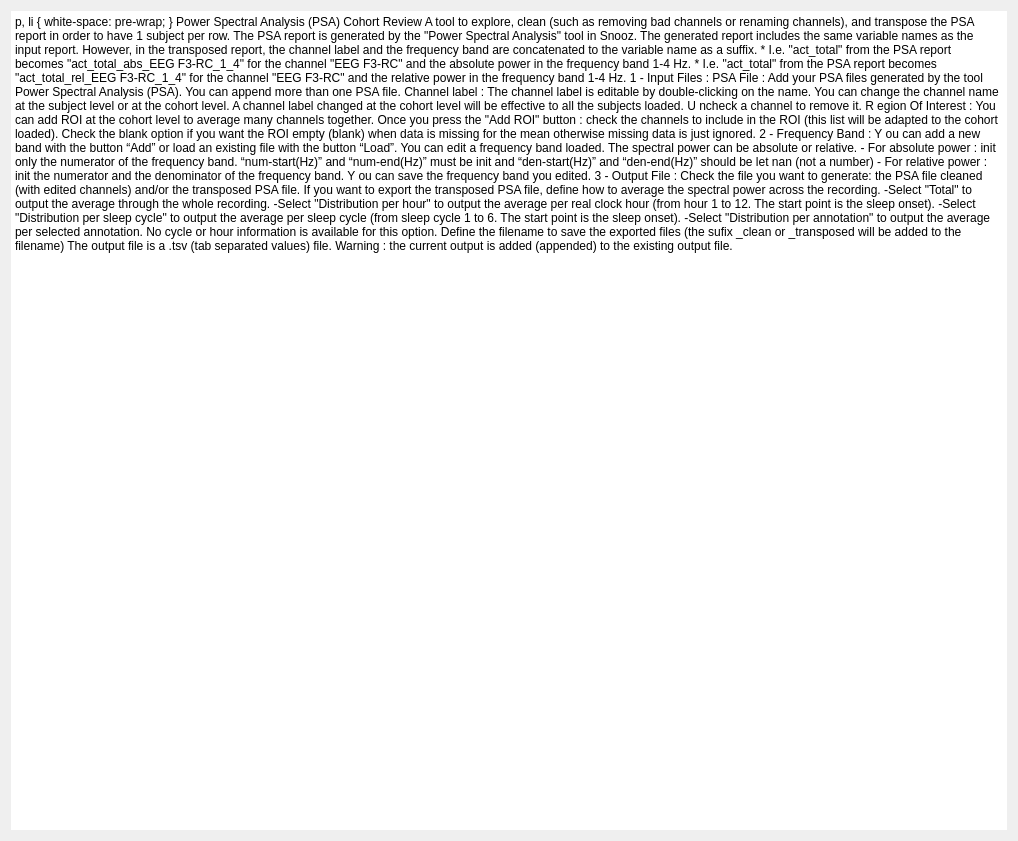
<?xml version="1.0" encoding="UTF-8"?>
<ui version="4.0">
 <class>IntroStep</class>
 <widget class="QWidget" name="IntroStep">
  <property name="geometry">
   <rect>
    <x>0</x>
    <y>0</y>
    <width>1018</width>
    <height>841</height>
   </rect>
  </property>
  <property name="windowTitle">
   <string/>
  </property>
  <property name="styleSheet">
   <string>font: 12pt &quot;Roboto&quot;;</string>
  </property>
  <layout class="QHBoxLayout" name="horizontalLayout">
   <item>
    <widget class="QTextEdit" name="textEdit">
     <property name="frameShape">
      <enum>QFrame::HLine</enum>
     </property>
     <property name="frameShadow">
      <enum>QFrame::Plain</enum>
     </property>
     <property name="lineWidth">
      <number>0</number>
     </property>
     <property name="readOnly">
      <bool>true</bool>
     </property>
     <property name="html">
      <string>&lt;!DOCTYPE HTML PUBLIC &quot;-//W3C//DTD HTML 4.0//EN&quot; &quot;http://www.w3.org/TR/REC-html40/strict.dtd&quot;&gt;
&lt;html&gt;&lt;head&gt;&lt;meta name=&quot;qrichtext&quot; content=&quot;1&quot; /&gt;&lt;style type=&quot;text/css&quot;&gt;
p, li { white-space: pre-wrap; }
&lt;/style&gt;&lt;/head&gt;&lt;body style=&quot; font-family:'Roboto'; font-size:12pt; font-weight:400; font-style:normal;&quot;&gt;
&lt;p style=&quot;-qt-paragraph-type:empty; margin-top:0px; margin-bottom:0px; margin-left:0px; margin-right:0px; -qt-block-indent:0; text-indent:0px;&quot;&gt;&lt;br /&gt;&lt;/p&gt;
&lt;p style=&quot; margin-top:0px; margin-bottom:0px; margin-left:0px; margin-right:0px; -qt-block-indent:0; text-indent:0px;&quot;&gt;&lt;span style=&quot; font-weight:600;&quot;&gt;Power Spectral Analysis (PSA) Cohort Review&lt;/span&gt;&lt;/p&gt;
&lt;p style=&quot;-qt-paragraph-type:empty; margin-top:0px; margin-bottom:0px; margin-left:0px; margin-right:0px; -qt-block-indent:0; text-indent:0px; font-weight:600;&quot;&gt;&lt;br /&gt;&lt;/p&gt;
&lt;p style=&quot; margin-top:0px; margin-bottom:0px; margin-left:0px; margin-right:0px; -qt-block-indent:0; text-indent:0px;&quot;&gt;A tool to explore, clean (such as removing bad channels or renaming channels), &lt;br /&gt;and transpose the PSA report in order to have 1 subject per row.&lt;/p&gt;
&lt;p style=&quot; margin-top:0px; margin-bottom:0px; margin-left:0px; margin-right:0px; -qt-block-indent:0; text-indent:0px;&quot;&gt;The PSA report is generated by the &amp;quot;Power Spectral Analysis&amp;quot; tool in Snooz.&lt;/p&gt;
&lt;p style=&quot;-qt-paragraph-type:empty; margin-top:0px; margin-bottom:0px; margin-left:0px; margin-right:0px; -qt-block-indent:0; text-indent:0px;&quot;&gt;&lt;br /&gt;&lt;/p&gt;
&lt;p style=&quot; margin-top:0px; margin-bottom:0px; margin-left:0px; margin-right:0px; -qt-block-indent:0; text-indent:0px;&quot;&gt;The generated report includes the same variable names as the input report. &lt;/p&gt;
&lt;p style=&quot; margin-top:0px; margin-bottom:0px; margin-left:0px; margin-right:0px; -qt-block-indent:0; text-indent:0px;&quot;&gt;However, in the transposed report, the channel label and the frequency band &lt;br /&gt;are concatenated to the variable name as a suffix.  &lt;/p&gt;
&lt;p style=&quot; margin-top:0px; margin-bottom:0px; margin-left:0px; margin-right:0px; -qt-block-indent:0; text-indent:0px;&quot;&gt;   &lt;/p&gt;
&lt;p style=&quot; margin-top:0px; margin-bottom:0px; margin-left:0px; margin-right:0px; -qt-block-indent:0; text-indent:0px;&quot;&gt;   * I.e. &amp;quot;act_total&amp;quot; from the PSA report becomes &amp;quot;act_total_abs_EEG F3-RC_1_4&amp;quot; &lt;br /&gt;      for the channel &amp;quot;EEG F3-RC&amp;quot; and the absolute power in the frequency band 1-4 Hz. &lt;/p&gt;
&lt;p style=&quot; margin-top:0px; margin-bottom:0px; margin-left:0px; margin-right:0px; -qt-block-indent:0; text-indent:0px;&quot;&gt;   * I.e. &amp;quot;act_total&amp;quot; from the PSA report becomes &amp;quot;act_total_rel_EEG F3-RC_1_4&amp;quot; &lt;/p&gt;
&lt;p style=&quot; margin-top:0px; margin-bottom:0px; margin-left:0px; margin-right:0px; -qt-block-indent:0; text-indent:0px;&quot;&gt;      for the channel &amp;quot;EEG F3-RC&amp;quot; and the relative power in the frequency band 1-4 Hz. &lt;/p&gt;
&lt;p style=&quot;-qt-paragraph-type:empty; margin-top:0px; margin-bottom:0px; margin-left:0px; margin-right:0px; -qt-block-indent:0; text-indent:0px;&quot;&gt;&lt;br /&gt;&lt;/p&gt;
&lt;p style=&quot; margin-top:0px; margin-bottom:0px; margin-left:0px; margin-right:0px; -qt-block-indent:0; text-indent:0px;&quot;&gt;&lt;span style=&quot; text-decoration: underline;&quot;&gt;1 - Input Files :&lt;/span&gt;&lt;/p&gt;
&lt;p style=&quot; margin-top:0px; margin-bottom:0px; margin-left:0px; margin-right:0px; -qt-block-indent:0; text-indent:0px;&quot;&gt;PSA File : &lt;/p&gt;
&lt;p style=&quot; margin-top:0px; margin-bottom:0px; margin-left:0px; margin-right:0px; -qt-block-indent:0; text-indent:0px;&quot;&gt;	Add your PSA files generated by the tool Power Spectral Analysis (PSA).&lt;/p&gt;
&lt;p style=&quot; margin-top:0px; margin-bottom:0px; margin-left:0px; margin-right:0px; -qt-block-indent:0; text-indent:0px;&quot;&gt;	You can append more than one PSA file. &lt;/p&gt;
&lt;p style=&quot; margin-top:0px; margin-bottom:0px; margin-left:0px; margin-right:0px; -qt-block-indent:0; text-indent:0px;&quot;&gt;Channel label : &lt;/p&gt;
&lt;p style=&quot; margin-top:0px; margin-bottom:0px; margin-left:0px; margin-right:0px; -qt-block-indent:0; text-indent:0px;&quot;&gt;&lt;a name=&quot;docs-internal-guid-063424ec-7fff-f025-1e92-4c2d89e8c6df&quot;&gt;&lt;/a&gt;&lt;span style=&quot; font-family:'Arial'; color:#000000; background-color:transparent;&quot;&gt;	&lt;/span&gt;&lt;span style=&quot; font-family:'Arial'; color:#000000; background-color:transparent;&quot;&gt;The channel label is editable by double-clicking on the name.&lt;/span&gt;&lt;/p&gt;
&lt;p style=&quot; margin-top:0px; margin-bottom:0px; margin-left:0px; margin-right:0px; -qt-block-indent:0; text-indent:0px;&quot;&gt;&lt;span style=&quot; font-family:'Arial'; color:#000000; background-color:transparent;&quot;&gt;	You can change the channel name at the subject level or at the cohort level.&lt;/span&gt;&lt;/p&gt;
&lt;p style=&quot; margin-top:0px; margin-bottom:0px; margin-left:0px; margin-right:0px; -qt-block-indent:0; text-indent:0px; line-height:138%;&quot;&gt;&lt;span style=&quot; font-family:'Arial'; color:#000000; background-color:transparent;&quot;&gt;	A channel label changed at the cohort level will be effective to all the subjects loaded.&lt;br /&gt;	&lt;/span&gt;&lt;a name=&quot;docs-internal-guid-f4d620f5-7fff-c293-f18e-2502f4c333fa&quot;&gt;&lt;/a&gt;&lt;span style=&quot; font-family:'Arial'; color:#000000; background-color:transparent;&quot;&gt;U&lt;/span&gt;&lt;span style=&quot; font-family:'Arial'; color:#000000; background-color:transparent;&quot;&gt;ncheck a channel to remove it.&lt;/span&gt;&lt;/p&gt;
&lt;p style=&quot; margin-top:0px; margin-bottom:0px; margin-left:0px; margin-right:0px; -qt-block-indent:0; text-indent:0px; line-height:138%;&quot;&gt;&lt;a name=&quot;docs-internal-guid-dddb6927-7fff-085b-95eb-f8ee0decd42b&quot;&gt;&lt;/a&gt;&lt;span style=&quot; font-family:'Arial'; color:#000000; background-color:transparent;&quot;&gt;R&lt;/span&gt;&lt;span style=&quot; font-family:'Arial'; color:#000000; background-color:transparent;&quot;&gt;egion Of Interest : &lt;/span&gt;&lt;/p&gt;
&lt;p style=&quot; margin-top:0px; margin-bottom:0px; margin-left:0px; margin-right:0px; -qt-block-indent:0; text-indent:0px; line-height:138%;&quot;&gt;&lt;span style=&quot; font-family:'Arial'; color:#000000; background-color:transparent;&quot;&gt;	You can add ROI at the cohort level to average many channels together.&lt;/span&gt;&lt;/p&gt;
&lt;p style=&quot; margin-top:0px; margin-bottom:0px; margin-left:0px; margin-right:0px; -qt-block-indent:0; text-indent:0px; line-height:138%;&quot;&gt;&lt;span style=&quot; font-family:'Arial'; color:#000000; background-color:transparent;&quot;&gt;	Once you press the &amp;quot;Add ROI&amp;quot; button : check the channels to include in the ROI &lt;br /&gt;                  (this list will be adapted to the cohort loaded).&lt;/span&gt;&lt;/p&gt;
&lt;p style=&quot; margin-top:0px; margin-bottom:0px; margin-left:0px; margin-right:0px; -qt-block-indent:0; text-indent:0px; line-height:138%;&quot;&gt;&lt;a name=&quot;docs-internal-guid-845123fe-7fff-4892-4560-2e53be980bae&quot;&gt;&lt;/a&gt;&lt;span style=&quot; font-family:'Arial'; color:#000000; background-color:transparent;&quot;&gt;	&lt;/span&gt;&lt;span style=&quot; font-family:'Arial'; color:#000000; background-color:transparent;&quot;&gt;Check the blank option if you want the ROI empty (blank) when data is missing &lt;br /&gt;                  for the mean otherwise missing data is just ignored.&lt;/span&gt;&lt;/p&gt;
&lt;p style=&quot; margin-top:0px; margin-bottom:0px; margin-left:0px; margin-right:0px; -qt-block-indent:0; text-indent:0px;&quot;&gt;&lt;span style=&quot; text-decoration: underline;&quot;&gt;2 - Frequency Band :&lt;/span&gt;&lt;/p&gt;
&lt;p style=&quot; margin-top:0px; margin-bottom:0px; margin-left:0px; margin-right:0px; -qt-block-indent:0; text-indent:0px;&quot;&gt;	&lt;a name=&quot;docs-internal-guid-c9ccd9e0-7fff-5041-9169-1d6acf3f13b1&quot;&gt;&lt;/a&gt;&lt;span style=&quot; font-family:'Arial'; color:#000000; background-color:transparent;&quot;&gt;Y&lt;/span&gt;&lt;span style=&quot; font-family:'Arial'; color:#000000; background-color:transparent;&quot;&gt;ou can add a new band with the button “Add” or load an existing file with the button “Load”.&lt;/span&gt;&lt;/p&gt;
&lt;p style=&quot; margin-top:0px; margin-bottom:0px; margin-left:0px; margin-right:0px; -qt-block-indent:0; text-indent:0px;&quot;&gt;&lt;span style=&quot; font-family:'Arial'; color:#000000; background-color:transparent;&quot;&gt;	You can edit a frequency band loaded.&lt;/span&gt;&lt;/p&gt;
&lt;p style=&quot;-qt-paragraph-type:empty; margin-top:0px; margin-bottom:0px; margin-left:0px; margin-right:0px; -qt-block-indent:0; text-indent:0px; font-family:'Arial'; color:#000000;&quot;&gt;&lt;br /&gt;&lt;/p&gt;
&lt;p style=&quot; margin-top:0px; margin-bottom:0px; margin-left:0px; margin-right:0px; -qt-block-indent:0; text-indent:0px;&quot;&gt;&lt;a name=&quot;docs-internal-guid-1c4e15c1-7fff-9c81-cd60-36c8b6e122a0&quot;&gt;&lt;/a&gt;&lt;span style=&quot; font-family:'Arial'; color:#000000; background-color:transparent;&quot;&gt;	&lt;/span&gt;&lt;span style=&quot; font-family:'Arial'; color:#000000; background-color:transparent;&quot;&gt;The spectral power can be absolute or relative.&lt;/span&gt;&lt;/p&gt;
&lt;p style=&quot; margin-top:0px; margin-bottom:0px; margin-left:0px; margin-right:0px; -qt-block-indent:0; text-indent:0px;&quot;&gt;&lt;span style=&quot; font-family:'Arial'; color:#000000; background-color:transparent;&quot;&gt;	- For absolute power : init only the numerator of the frequency band.&lt;/span&gt;&lt;/p&gt;
&lt;p style=&quot; margin-top:0px; margin-bottom:0px; margin-left:0px; margin-right:0px; -qt-block-indent:1; text-indent:0px; line-height:138%; background-color:transparent;&quot;&gt;&lt;span style=&quot; font-family:'Arial'; color:#000000; background-color:transparent;&quot;&gt;	“num-start(Hz)” and “num-end(Hz)” must be init and &lt;br /&gt;                  “den-start(Hz)” and “den-end(Hz)” should be let nan (not a number) &lt;/span&gt;&lt;/p&gt;
&lt;p style=&quot; margin-top:0px; margin-bottom:0px; margin-left:0px; margin-right:0px; -qt-block-indent:0; text-indent:0px; line-height:138%; background-color:transparent;&quot;&gt;&lt;span style=&quot; font-family:'Arial'; font-weight:696; color:#000000; background-color:transparent;&quot;&gt;	&lt;/span&gt;&lt;span style=&quot; font-family:'Arial'; color:#000000; background-color:transparent;&quot;&gt;- For relative power : init the numerator and the denominator of the frequency band.&lt;/span&gt;&lt;/p&gt;
&lt;p style=&quot; margin-top:0px; margin-bottom:0px; margin-left:0px; margin-right:0px; -qt-block-indent:0; text-indent:0px; line-height:138%; background-color:transparent;&quot;&gt;&lt;span style=&quot; font-family:'Arial'; color:#000000; background-color:transparent;&quot;&gt;	&lt;/span&gt;&lt;a name=&quot;docs-internal-guid-93546a18-7fff-7afd-4765-1f4686eca915&quot;&gt;&lt;/a&gt;&lt;span style=&quot; font-family:'Arial'; color:#000000; background-color:transparent;&quot;&gt;Y&lt;/span&gt;&lt;span style=&quot; font-family:'Arial'; color:#000000; background-color:transparent;&quot;&gt;ou can save the frequency band you edited.&lt;/span&gt;&lt;/p&gt;
&lt;p style=&quot;-qt-paragraph-type:empty; margin-top:0px; margin-bottom:0px; margin-left:0px; margin-right:0px; -qt-block-indent:0; text-indent:0px;&quot;&gt;&lt;br /&gt;&lt;/p&gt;
&lt;p style=&quot; margin-top:0px; margin-bottom:0px; margin-left:0px; margin-right:0px; -qt-block-indent:0; text-indent:0px;&quot;&gt;&lt;span style=&quot; text-decoration: underline;&quot;&gt;3 - Output File :&lt;/span&gt;&lt;/p&gt;
&lt;p style=&quot; margin-top:0px; margin-bottom:0px; margin-left:0px; margin-right:0px; -qt-block-indent:0; text-indent:0px;&quot;&gt;	&lt;/p&gt;
&lt;p style=&quot; margin-top:0px; margin-bottom:0px; margin-left:0px; margin-right:0px; -qt-block-indent:0; text-indent:0px;&quot;&gt;	Check the file you want to generate: &lt;/p&gt;
&lt;p style=&quot; margin-top:0px; margin-bottom:0px; margin-left:0px; margin-right:0px; -qt-block-indent:0; text-indent:0px;&quot;&gt;	the PSA file cleaned (with edited channels) and/or the transposed PSA file. &lt;/p&gt;
&lt;p style=&quot;-qt-paragraph-type:empty; margin-top:0px; margin-bottom:0px; margin-left:0px; margin-right:0px; -qt-block-indent:0; text-indent:0px; text-decoration: underline;&quot;&gt;&lt;br /&gt;&lt;/p&gt;
&lt;p style=&quot; margin-top:0px; margin-bottom:0px; margin-left:0px; margin-right:0px; -qt-block-indent:0; text-indent:0px;&quot;&gt;	If you want to export the transposed PSA file, &lt;br /&gt;	define how to average the spectral power across the recording.&lt;br /&gt;&lt;/p&gt;
&lt;p style=&quot; margin-top:0px; margin-bottom:0px; margin-left:0px; margin-right:0px; -qt-block-indent:0; text-indent:0px;&quot;&gt;	-Select &amp;quot;Total&amp;quot; to output the average through the whole recording.&lt;br /&gt;&lt;/p&gt;
&lt;p style=&quot; margin-top:0px; margin-bottom:0px; margin-left:0px; margin-right:0px; -qt-block-indent:0; text-indent:0px;&quot;&gt;	-Select &amp;quot;Distribution per hour&amp;quot; to output the average per real clock hour&lt;br /&gt;	(from hour 1 to 12.  The start point is the sleep onset).&lt;br /&gt;&lt;/p&gt;
&lt;p style=&quot; margin-top:0px; margin-bottom:0px; margin-left:0px; margin-right:0px; -qt-block-indent:0; text-indent:0px;&quot;&gt;	-Select &amp;quot;Distribution per sleep cycle&amp;quot; to output the average per sleep cycle&lt;/p&gt;
&lt;p style=&quot; margin-top:0px; margin-bottom:0px; margin-left:0px; margin-right:0px; -qt-block-indent:0; text-indent:0px;&quot;&gt;	(from sleep cycle 1 to 6.  The start point is the sleep onset).&lt;br /&gt;&lt;/p&gt;
&lt;p style=&quot; margin-top:0px; margin-bottom:0px; margin-left:0px; margin-right:0px; -qt-block-indent:0; text-indent:0px;&quot;&gt;	-Select &amp;quot;Distribution per annotation&amp;quot; to output the average per selected annotation.&lt;br /&gt;	No cycle or hour information is available for this option.&lt;/p&gt;
&lt;p style=&quot;-qt-paragraph-type:empty; margin-top:0px; margin-bottom:0px; margin-left:0px; margin-right:0px; -qt-block-indent:0; text-indent:0px;&quot;&gt;&lt;br /&gt;&lt;/p&gt;
&lt;p style=&quot; margin-top:0px; margin-bottom:0px; margin-left:0px; margin-right:0px; -qt-block-indent:0; text-indent:0px;&quot;&gt;	Define the filename to save the exported files &lt;br /&gt;	(the sufix _clean or _transposed will be added to the filename)&lt;/p&gt;
&lt;p style=&quot;-qt-paragraph-type:empty; margin-top:0px; margin-bottom:0px; margin-left:0px; margin-right:0px; -qt-block-indent:0; text-indent:0px;&quot;&gt;&lt;br /&gt;&lt;/p&gt;
&lt;p style=&quot; margin-top:0px; margin-bottom:0px; margin-left:0px; margin-right:0px; -qt-block-indent:0; text-indent:0px;&quot;&gt;	The output file is a .tsv (tab separated values) file. &lt;/p&gt;
&lt;p style=&quot;-qt-paragraph-type:empty; margin-top:0px; margin-bottom:0px; margin-left:0px; margin-right:0px; -qt-block-indent:0; text-indent:0px;&quot;&gt;&lt;br /&gt;&lt;/p&gt;
&lt;p style=&quot; margin-top:0px; margin-bottom:0px; margin-left:0px; margin-right:0px; -qt-block-indent:0; text-indent:0px;&quot;&gt;	Warning : the current output is added (appended) to the existing output file.&lt;/p&gt;&lt;/body&gt;&lt;/html&gt;</string>
     </property>
    </widget>
   </item>
  </layout>
 </widget>
 <resources>
  <include location="../../../../../scinodes_poc/src/main/python/ui/themes/themes.qrc"/>
 </resources>
 <connections/>
</ui>
